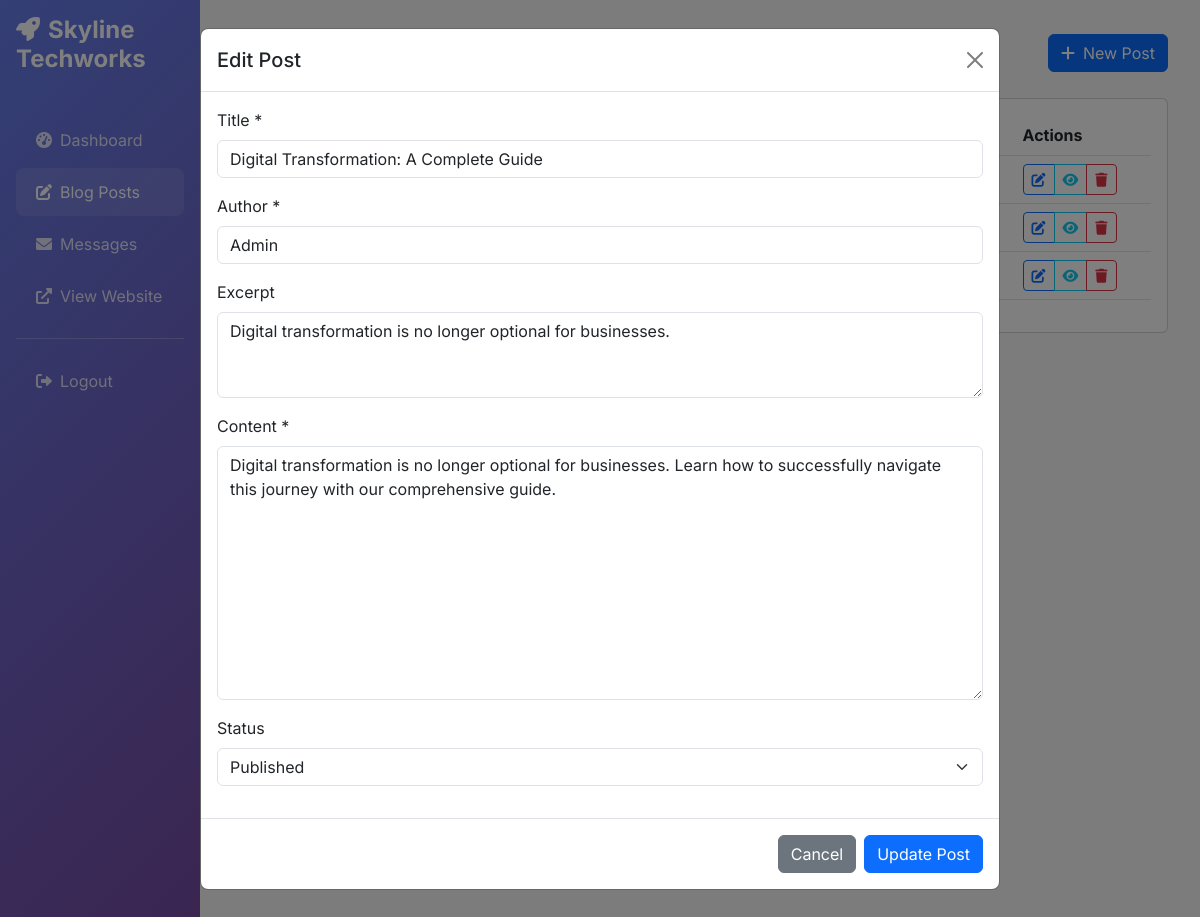
/admin/posts.php?edit=3 (signed in), run on the app's committed database.
### tables this page shows
CREATE TABLE blog_posts (
    id INT AUTO_INCREMENT PRIMARY KEY,
    title VARCHAR(255) NOT NULL,
    content TEXT NOT NULL,
    excerpt TEXT,
    author VARCHAR(100) NOT NULL,
    created_at TIMESTAMP DEFAULT CURRENT_TIMESTAMP,
    updated_at TIMESTAMP DEFAULT CURRENT_TIMESTAMP ON UPDATE CURRENT_TIMESTAMP,
    status ENUM('draft', 'published') DEFAULT 'published'
);

### admin/posts.php (the view, shortened to what this page needs)
<?php
try {
    $pdo = getDBConnection();
    $stmt = $pdo->query("
        SELECT id, title, author, status, created_at, updated_at
        FROM blog_posts
        ORDER BY created_at DESC
    ");
    $posts = $stmt->fetchAll();
} catch (PDOException $e) {
    $posts = [];
}
$edit_post = null;
if (isset($_GET['edit'])) {
    $edit_id = (int)$_GET['edit'];
    try {
        $pdo = getDBConnection();
        $stmt = $pdo->prepare("SELECT * FROM blog_posts WHERE id = :id");
        $stmt->bindValue(':id', $edit_id, PDO::PARAM_INT);
        $stmt->execute();
        $edit_post = $stmt->fetch();
    } catch (PDOException $e) {
        $edit_post = null;
    }
}
?>
<!DOCTYPE html>
<html lang="en">
<head>
    <link href="https://cdn.jsdelivr.net/npm/bootstrap@5.3.0/dist/css/bootstrap.min.css" rel="stylesheet">
    <link href="https://cdnjs.cloudflare.com/ajax/libs/font-awesome/6.0.0/css/all.min.css" rel="stylesheet">
</head>
<body>
    <div class="container-fluid">
        <div class="row">
            <div class="col-md-3 col-lg-2 sidebar p-0">
                <div class="p-3">
                    <h4 class="fw-bold mb-4">
                        <i class="fas fa-rocket me-2"></i>Skyline Techworks
                    </h4>
                </div>
                <nav class="nav flex-column px-3">
                    <a class="nav-link" href="dashboard.php">
                        <i class="fas fa-tachometer-alt me-2"></i>Dashboard
                    </a>
                    <a class="nav-link active" href="posts.php">
                        <i class="fas fa-edit me-2"></i>Blog Posts
                    </a>
                    <a class="nav-link" href="messages.php">
                        <i class="fas fa-envelope me-2"></i>Messages
                    </a>
                    <a class="nav-link" href="../index.php" target="_blank">
                        <i class="fas fa-external-link-alt me-2"></i>View Website
                    </a>
                    <hr class="my-3">
                    <a class="nav-link" href="logout.php">
                        <i class="fas fa-sign-out-alt me-2"></i>Logout
                    </a>
                </nav>
            </div>
            <div class="col-md-9 col-lg-10 main-content">
                <div class="d-flex justify-content-between align-items-center mb-4">
                    <h1 class="h3 fw-bold">Manage Blog Posts</h1>
                    <button class="btn btn-primary" data-bs-toggle="modal" data-bs-target="#postModal">
                        <i class="fas fa-plus me-2"></i>New Post
                    </button>
                </div>
                <div class="card">
                    <div class="card-body">
                        <?php if (empty($posts)): ?>
                        <div class="text-center py-5">
                            <i class="fas fa-newspaper fa-3x text-muted mb-3"></i>
                            <h5 class="text-muted">No blog posts yet</h5>
                            <p class="text-muted">Create your first blog post to get started.</p>
                        </div>
                        <?php else: ?>
                        <div class="table-responsive">
                            <table class="table table-hover">
                                <thead>
                                    <tr>
                                        <th>Title</th>
                                        <th>Author</th>
                                        <th>Status</th>
                                        <th>Created</th>
                                        <th>Actions</th>
                                    </tr>
                                </thead>
                                <tbody>
                                    <?php foreach ($posts as $post): ?>
                                    <tr>
                                        <td>
                                            <strong><?php echo htmlspecialchars($post['title']); ?></strong>
                                        </td>
                                        <td><?php echo htmlspecialchars($post['author']); ?></td>
                                        <td>
                                            <span class="badge bg-<?php echo $post['status'] == 'published' ? 'success' : 'warning'; ?>">
                                            </span>
                                        </td>
                                        <td><?php echo date('M j, Y', strtotime($post['created_at'])); ?></td>
                                        <td>
                                            <div class="btn-group btn-group-sm">
                                                <a href="?edit=<?php echo $post['id']; ?>" class="btn btn-outline-primary">
                                                    <i class="fas fa-edit"></i>
                                                </a>
                                                <a href="../blog-post.php?id=<?php echo $post['id']; ?>" target="_blank" class="btn btn-outline-info">
                                                    <i class="fas fa-eye"></i>
                                                </a>
                                                <button class="btn btn-outline-danger" onclick="deletePost(<?php echo $post['id']; ?>)">
                                                    <i class="fas fa-trash"></i>
                                                </button>
                                            </div>
                                        </td>
                                    </tr>
                                    <?php endforeach; ?>
                                </tbody>
                            </table>
                        </div>
                        <?php endif; ?>
                    </div>
                </div>
            </div>
        </div>
    </div>
    <div class="modal fade" id="postModal" tabindex="-1">
        <div class="modal-dialog modal-lg">
            <div class="modal-content">
                <form method="POST" action="">
                    <div class="modal-header">
                        <h5 class="modal-title">
                            <?php echo $edit_post ? 'Edit Post' : 'Create New Post'; ?>
                        </h5>
                        <button type="button" class="btn-close" data-bs-dismiss="modal"></button>
                    </div>
                    <div class="modal-body">
                        <div class="mb-3">
                            <label for="title" class="form-label">Title *</label>
                            <input type="text" class="form-control" id="title" name="title"
                                   value="<?php echo htmlspecialchars($edit_post['title'] ?? ''); ?>" required>
                        </div>
                        <div class="mb-3">
                            <label for="author" class="form-label">Author *</label>
                            <input type="text" class="form-control" id="author" name="author"
                                   value="<?php echo htmlspecialchars($edit_post['author'] ?? ''); ?>" required>
                        </div>
                        <div class="mb-3">
                            <label for="excerpt" class="form-label">Excerpt</label>
                            <textarea class="form-control" id="excerpt" name="excerpt" rows="3"><?php echo htmlspecialchars($edit_post['excerpt'] ?? ''); ?></textarea>
                        </div>
                        <div class="mb-3">
                            <label for="content" class="form-label">Content *</label>
                            <textarea class="form-control" id="content" name="content" rows="10" required><?php echo htmlspecialchars($edit_post['content'] ?? ''); ?></textarea>
                        </div>
                        <div class="mb-3">
                            <label for="status" class="form-label">Status</label>
                            <select class="form-select" id="status" name="status">
                                <option value="published" <?php echo ($edit_post['status'] ?? '') == 'published' ? 'selected' : ''; ?>>Published</option>
                            </select>
                        </div>
                    </div>
                    <div class="modal-footer">
                        <button type="button" class="btn btn-secondary" data-bs-dismiss="modal">Cancel</button>
                        <button type="submit" class="btn btn-primary">
                            <?php echo $edit_post ? 'Update Post' : 'Create Post'; ?>
                        </button>
                    </div>
                </form>
            </div>
        </div>
    </div>
</body>
</html>

### admin/posts.php (style rules this page uses)
body { font-family: 'Inter', sans-serif; background-color: #f8f9fa; }
.sidebar { background: linear-gradient(135deg, #667eea 0%, #764ba2 100%); min-height: 100vh; color: white; }
.sidebar .nav-link { color: rgba(255, 255, 255, 0.8); padding: 12px 20px; border-radius: 8px; margin: 2px 0; }
.sidebar .nav-link:hover, .sidebar .nav-link.active { background-color: rgba(255, 255, 255, 0.1); color: white; }
.main-content { padding: 2rem; }

### data on the page
blog_posts: title "Digital Transformation: A Complete Guide", author "Admin", excerpt "Digital transformation is no longer optional for businesses.", content "Digital transformation is no longer optional for businesses. Learn how to successfully navigate this journey with our comprehensive guide.", status "Published"
